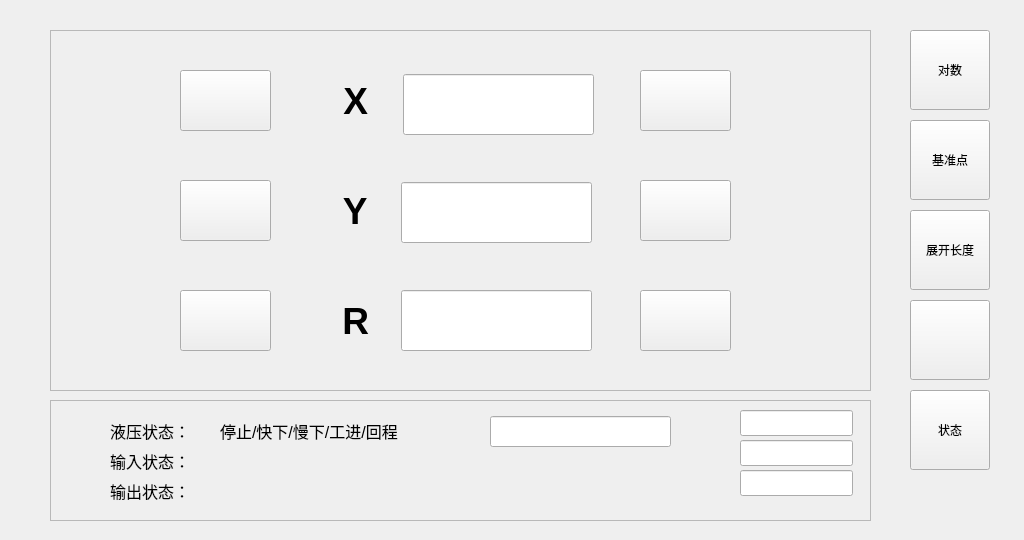
<?xml version="1.0" encoding="UTF-8"?>
<ui version="4.0">
 <class>Manual</class>
 <widget class="QWidget" name="Manual">
  <property name="geometry">
   <rect>
    <x>0</x>
    <y>0</y>
    <width>1024</width>
    <height>540</height>
   </rect>
  </property>
  <property name="cursor">
   <cursorShape>ArrowCursor</cursorShape>
  </property>
  <property name="windowTitle">
   <string>Form</string>
  </property>
  <widget class="QToolButton" name="toolButton_Length">
   <property name="geometry">
    <rect>
     <x>910</x>
     <y>210</y>
     <width>80</width>
     <height>80</height>
    </rect>
   </property>
   <property name="text">
    <string>展开长度</string>
   </property>
  </widget>
  <widget class="QPushButton" name="pushButton_B6_7">
   <property name="geometry">
    <rect>
     <x>910</x>
     <y>390</y>
     <width>80</width>
     <height>80</height>
    </rect>
   </property>
   <property name="text">
    <string>状态</string>
   </property>
  </widget>
  <widget class="QPushButton" name="pushButton_Adjust">
   <property name="geometry">
    <rect>
     <x>910</x>
     <y>30</y>
     <width>80</width>
     <height>80</height>
    </rect>
   </property>
   <property name="text">
    <string>对数</string>
   </property>
  </widget>
  <widget class="QToolButton" name="toolButton_YReferencePoint">
   <property name="geometry">
    <rect>
     <x>910</x>
     <y>120</y>
     <width>80</width>
     <height>80</height>
    </rect>
   </property>
   <property name="text">
    <string>基准点</string>
   </property>
  </widget>
  <widget class="QPushButton" name="pushButton_B6_6">
   <property name="geometry">
    <rect>
     <x>910</x>
     <y>300</y>
     <width>80</width>
     <height>80</height>
    </rect>
   </property>
   <property name="text">
    <string/>
   </property>
  </widget>
  <widget class="QFrame" name="frame">
   <property name="geometry">
    <rect>
     <x>50</x>
     <y>30</y>
     <width>821</width>
     <height>361</height>
    </rect>
   </property>
   <property name="frameShape">
    <enum>QFrame::StyledPanel</enum>
   </property>
   <property name="frameShadow">
    <enum>QFrame::Raised</enum>
   </property>
   <widget class="QPushButton" name="pushButton_M_XForWard">
    <property name="geometry">
     <rect>
      <x>590</x>
      <y>40</y>
      <width>91</width>
      <height>61</height>
     </rect>
    </property>
    <property name="text">
     <string/>
    </property>
    <property name="icon">
     <iconset resource="A66-appsrc.qrc">
      <normaloff>:/ico/ICO/P1-ADD.png</normaloff>:/ico/ICO/P1-ADD.png</iconset>
    </property>
    <property name="iconSize">
     <size>
      <width>56</width>
      <height>56</height>
     </size>
    </property>
   </widget>
   <widget class="QPushButton" name="pushButton_M_YBack">
    <property name="geometry">
     <rect>
      <x>130</x>
      <y>150</y>
      <width>91</width>
      <height>61</height>
     </rect>
    </property>
    <property name="text">
     <string/>
    </property>
    <property name="icon">
     <iconset resource="A66-appsrc.qrc">
      <normaloff>:/ico/ICO/P1-DEC.png</normaloff>:/ico/ICO/P1-DEC.png</iconset>
    </property>
    <property name="iconSize">
     <size>
      <width>56</width>
      <height>56</height>
     </size>
    </property>
   </widget>
   <widget class="QToolButton" name="toolButton_R">
    <property name="geometry">
     <rect>
      <x>250</x>
      <y>270</y>
      <width>101</width>
      <height>41</height>
     </rect>
    </property>
    <property name="font">
     <font>
      <pointsize>28</pointsize>
      <weight>75</weight>
      <bold>true</bold>
     </font>
    </property>
    <property name="text">
     <string> R</string>
    </property>
    <property name="icon">
     <iconset resource="A66-appsrc.qrc">
      <normaloff>:/ico/ICO/P1-START.png</normaloff>:/ico/ICO/P1-START.png</iconset>
    </property>
    <property name="iconSize">
     <size>
      <width>30</width>
      <height>30</height>
     </size>
    </property>
    <property name="toolButtonStyle">
     <enum>Qt::ToolButtonTextBesideIcon</enum>
    </property>
    <property name="autoRaise">
     <bool>true</bool>
    </property>
   </widget>
   <widget class="QPushButton" name="pushButton_M_RForWard">
    <property name="geometry">
     <rect>
      <x>590</x>
      <y>260</y>
      <width>91</width>
      <height>61</height>
     </rect>
    </property>
    <property name="text">
     <string/>
    </property>
    <property name="icon">
     <iconset resource="A66-appsrc.qrc">
      <normaloff>:/ico/ICO/P1-ADD.png</normaloff>:/ico/ICO/P1-ADD.png</iconset>
    </property>
    <property name="iconSize">
     <size>
      <width>56</width>
      <height>56</height>
     </size>
    </property>
   </widget>
   <widget class="QToolButton" name="toolButton_X">
    <property name="geometry">
     <rect>
      <x>250</x>
      <y>50</y>
      <width>101</width>
      <height>41</height>
     </rect>
    </property>
    <property name="font">
     <font>
      <pointsize>28</pointsize>
      <weight>75</weight>
      <bold>true</bold>
     </font>
    </property>
    <property name="text">
     <string> X</string>
    </property>
    <property name="icon">
     <iconset resource="A66-appsrc.qrc">
      <normaloff>:/ico/ICO/P1-START.png</normaloff>:/ico/ICO/P1-START.png</iconset>
    </property>
    <property name="iconSize">
     <size>
      <width>30</width>
      <height>30</height>
     </size>
    </property>
    <property name="toolButtonStyle">
     <enum>Qt::ToolButtonTextBesideIcon</enum>
    </property>
    <property name="autoRaise">
     <bool>true</bool>
    </property>
   </widget>
   <widget class="QToolButton" name="toolButton_Y">
    <property name="geometry">
     <rect>
      <x>250</x>
      <y>160</y>
      <width>101</width>
      <height>41</height>
     </rect>
    </property>
    <property name="font">
     <font>
      <pointsize>28</pointsize>
      <weight>75</weight>
      <bold>true</bold>
     </font>
    </property>
    <property name="text">
     <string> Y</string>
    </property>
    <property name="icon">
     <iconset resource="A66-appsrc.qrc">
      <normaloff>:/ico/ICO/P1-START.png</normaloff>:/ico/ICO/P1-START.png</iconset>
    </property>
    <property name="iconSize">
     <size>
      <width>30</width>
      <height>30</height>
     </size>
    </property>
    <property name="toolButtonStyle">
     <enum>Qt::ToolButtonTextBesideIcon</enum>
    </property>
    <property name="autoRaise">
     <bool>true</bool>
    </property>
   </widget>
   <widget class="QPushButton" name="pushButton_M_RBack">
    <property name="geometry">
     <rect>
      <x>130</x>
      <y>260</y>
      <width>91</width>
      <height>61</height>
     </rect>
    </property>
    <property name="text">
     <string/>
    </property>
    <property name="icon">
     <iconset resource="A66-appsrc.qrc">
      <normaloff>:/ico/ICO/P1-DEC.png</normaloff>:/ico/ICO/P1-DEC.png</iconset>
    </property>
    <property name="iconSize">
     <size>
      <width>56</width>
      <height>56</height>
     </size>
    </property>
   </widget>
   <widget class="QPushButton" name="pushButton_M_XBack">
    <property name="geometry">
     <rect>
      <x>130</x>
      <y>40</y>
      <width>91</width>
      <height>61</height>
     </rect>
    </property>
    <property name="text">
     <string/>
    </property>
    <property name="icon">
     <iconset resource="A66-appsrc.qrc">
      <normaloff>:/ico/ICO/P1-DEC.png</normaloff>:/ico/ICO/P1-DEC.png</iconset>
    </property>
    <property name="iconSize">
     <size>
      <width>56</width>
      <height>56</height>
     </size>
    </property>
   </widget>
   <widget class="QLineEdit" name="lineEdit_ManualR">
    <property name="geometry">
     <rect>
      <x>351</x>
      <y>260</y>
      <width>191</width>
      <height>61</height>
     </rect>
    </property>
    <property name="font">
     <font>
      <pointsize>18</pointsize>
     </font>
    </property>
    <property name="text">
     <string/>
    </property>
    <property name="dragEnabled">
     <bool>false</bool>
    </property>
    <property name="readOnly">
     <bool>true</bool>
    </property>
    <property name="cursorMoveStyle">
     <enum>Qt::LogicalMoveStyle</enum>
    </property>
   </widget>
   <widget class="QPushButton" name="pushButton_M_YForWard">
    <property name="geometry">
     <rect>
      <x>590</x>
      <y>150</y>
      <width>91</width>
      <height>61</height>
     </rect>
    </property>
    <property name="text">
     <string/>
    </property>
    <property name="icon">
     <iconset resource="A66-appsrc.qrc">
      <normaloff>:/ico/ICO/P1-ADD.png</normaloff>:/ico/ICO/P1-ADD.png</iconset>
    </property>
    <property name="iconSize">
     <size>
      <width>56</width>
      <height>56</height>
     </size>
    </property>
   </widget>
   <widget class="QLabel" name="label_Y">
    <property name="geometry">
     <rect>
      <x>60</x>
      <y>170</y>
      <width>51</width>
      <height>31</height>
     </rect>
    </property>
    <property name="text">
     <string/>
    </property>
   </widget>
   <widget class="QLabel" name="label_X">
    <property name="geometry">
     <rect>
      <x>60</x>
      <y>60</y>
      <width>51</width>
      <height>30</height>
     </rect>
    </property>
    <property name="text">
     <string/>
    </property>
   </widget>
   <widget class="QLineEdit" name="lineEdit_ManualX">
    <property name="geometry">
     <rect>
      <x>353</x>
      <y>44</y>
      <width>191</width>
      <height>61</height>
     </rect>
    </property>
    <property name="font">
     <font>
      <pointsize>18</pointsize>
     </font>
    </property>
    <property name="text">
     <string/>
    </property>
    <property name="dragEnabled">
     <bool>false</bool>
    </property>
    <property name="readOnly">
     <bool>true</bool>
    </property>
    <property name="cursorMoveStyle">
     <enum>Qt::LogicalMoveStyle</enum>
    </property>
   </widget>
   <widget class="QLineEdit" name="lineEdit_ManualY">
    <property name="geometry">
     <rect>
      <x>351</x>
      <y>152</y>
      <width>191</width>
      <height>61</height>
     </rect>
    </property>
    <property name="font">
     <font>
      <pointsize>18</pointsize>
     </font>
    </property>
    <property name="text">
     <string/>
    </property>
    <property name="dragEnabled">
     <bool>false</bool>
    </property>
    <property name="readOnly">
     <bool>true</bool>
    </property>
    <property name="cursorMoveStyle">
     <enum>Qt::LogicalMoveStyle</enum>
    </property>
   </widget>
  </widget>
  <widget class="QFrame" name="frame_State">
   <property name="geometry">
    <rect>
     <x>50</x>
     <y>400</y>
     <width>821</width>
     <height>121</height>
    </rect>
   </property>
   <property name="frameShape">
    <enum>QFrame::StyledPanel</enum>
   </property>
   <property name="frameShadow">
    <enum>QFrame::Sunken</enum>
   </property>
   <widget class="QLabel" name="label">
    <property name="geometry">
     <rect>
      <x>60</x>
      <y>20</y>
      <width>101</width>
      <height>21</height>
     </rect>
    </property>
    <property name="font">
     <font>
      <pointsize>12</pointsize>
     </font>
    </property>
    <property name="text">
     <string>液压状态：</string>
    </property>
   </widget>
   <widget class="QLabel" name="label_2">
    <property name="geometry">
     <rect>
      <x>60</x>
      <y>50</y>
      <width>101</width>
      <height>21</height>
     </rect>
    </property>
    <property name="font">
     <font>
      <pointsize>12</pointsize>
     </font>
    </property>
    <property name="text">
     <string>输入状态：</string>
    </property>
   </widget>
   <widget class="QLabel" name="label_3">
    <property name="geometry">
     <rect>
      <x>60</x>
      <y>80</y>
      <width>101</width>
      <height>21</height>
     </rect>
    </property>
    <property name="font">
     <font>
      <pointsize>12</pointsize>
     </font>
    </property>
    <property name="text">
     <string>输出状态：</string>
    </property>
   </widget>
   <widget class="QLabel" name="label_OUT1">
    <property name="geometry">
     <rect>
      <x>170</x>
      <y>80</y>
      <width>21</width>
      <height>21</height>
     </rect>
    </property>
    <property name="text">
     <string/>
    </property>
    <property name="pixmap">
     <pixmap resource="A66-appsrc.qrc">:/ico/ICO/P1-LAMP.png</pixmap>
    </property>
    <property name="scaledContents">
     <bool>true</bool>
    </property>
   </widget>
   <widget class="QLabel" name="label_OUT2">
    <property name="geometry">
     <rect>
      <x>200</x>
      <y>80</y>
      <width>21</width>
      <height>21</height>
     </rect>
    </property>
    <property name="text">
     <string/>
    </property>
    <property name="pixmap">
     <pixmap resource="A66-appsrc.qrc">:/ico/ICO/P1-LAMP.png</pixmap>
    </property>
    <property name="scaledContents">
     <bool>true</bool>
    </property>
   </widget>
   <widget class="QLabel" name="label_OUT3">
    <property name="geometry">
     <rect>
      <x>230</x>
      <y>80</y>
      <width>21</width>
      <height>21</height>
     </rect>
    </property>
    <property name="text">
     <string/>
    </property>
    <property name="pixmap">
     <pixmap resource="A66-appsrc.qrc">:/ico/ICO/P1-LAMP.png</pixmap>
    </property>
    <property name="scaledContents">
     <bool>true</bool>
    </property>
   </widget>
   <widget class="QLabel" name="label_OUT4">
    <property name="geometry">
     <rect>
      <x>260</x>
      <y>80</y>
      <width>21</width>
      <height>21</height>
     </rect>
    </property>
    <property name="text">
     <string/>
    </property>
    <property name="pixmap">
     <pixmap resource="A66-appsrc.qrc">:/ico/ICO/P1-LAMP.png</pixmap>
    </property>
    <property name="scaledContents">
     <bool>true</bool>
    </property>
   </widget>
   <widget class="QLabel" name="label_OUT8">
    <property name="geometry">
     <rect>
      <x>380</x>
      <y>80</y>
      <width>21</width>
      <height>21</height>
     </rect>
    </property>
    <property name="text">
     <string/>
    </property>
    <property name="pixmap">
     <pixmap resource="A66-appsrc.qrc">:/ico/ICO/P1-LAMP.png</pixmap>
    </property>
    <property name="scaledContents">
     <bool>true</bool>
    </property>
   </widget>
   <widget class="QLabel" name="label_OUT5">
    <property name="geometry">
     <rect>
      <x>290</x>
      <y>80</y>
      <width>21</width>
      <height>21</height>
     </rect>
    </property>
    <property name="text">
     <string/>
    </property>
    <property name="pixmap">
     <pixmap resource="A66-appsrc.qrc">:/ico/ICO/P1-LAMP.png</pixmap>
    </property>
    <property name="scaledContents">
     <bool>true</bool>
    </property>
   </widget>
   <widget class="QLabel" name="label_OUT6">
    <property name="geometry">
     <rect>
      <x>320</x>
      <y>80</y>
      <width>21</width>
      <height>21</height>
     </rect>
    </property>
    <property name="text">
     <string/>
    </property>
    <property name="pixmap">
     <pixmap resource="A66-appsrc.qrc">:/ico/ICO/P1-LAMP.png</pixmap>
    </property>
    <property name="scaledContents">
     <bool>true</bool>
    </property>
   </widget>
   <widget class="QLabel" name="label_OUT7">
    <property name="geometry">
     <rect>
      <x>350</x>
      <y>80</y>
      <width>21</width>
      <height>21</height>
     </rect>
    </property>
    <property name="text">
     <string/>
    </property>
    <property name="pixmap">
     <pixmap resource="A66-appsrc.qrc">:/ico/ICO/P1-LAMP.png</pixmap>
    </property>
    <property name="scaledContents">
     <bool>true</bool>
    </property>
   </widget>
   <widget class="QLabel" name="label_13">
    <property name="geometry">
     <rect>
      <x>620</x>
      <y>80</y>
      <width>21</width>
      <height>21</height>
     </rect>
    </property>
    <property name="text">
     <string/>
    </property>
    <property name="pixmap">
     <pixmap resource="A66-appsrc.qrc">:/ico/ICO/P1-LAMP.png</pixmap>
    </property>
    <property name="scaledContents">
     <bool>true</bool>
    </property>
   </widget>
   <widget class="QLabel" name="label_14">
    <property name="geometry">
     <rect>
      <x>530</x>
      <y>80</y>
      <width>21</width>
      <height>21</height>
     </rect>
    </property>
    <property name="text">
     <string/>
    </property>
    <property name="pixmap">
     <pixmap resource="A66-appsrc.qrc">:/ico/ICO/P1-LAMP.png</pixmap>
    </property>
    <property name="scaledContents">
     <bool>true</bool>
    </property>
   </widget>
   <widget class="QLabel" name="label_15">
    <property name="geometry">
     <rect>
      <x>590</x>
      <y>80</y>
      <width>21</width>
      <height>21</height>
     </rect>
    </property>
    <property name="text">
     <string/>
    </property>
    <property name="pixmap">
     <pixmap resource="A66-appsrc.qrc">:/ico/ICO/P1-LAMP.png</pixmap>
    </property>
    <property name="scaledContents">
     <bool>true</bool>
    </property>
   </widget>
   <widget class="QLabel" name="label_16">
    <property name="geometry">
     <rect>
      <x>440</x>
      <y>80</y>
      <width>21</width>
      <height>21</height>
     </rect>
    </property>
    <property name="text">
     <string/>
    </property>
    <property name="pixmap">
     <pixmap resource="A66-appsrc.qrc">:/ico/ICO/P1-LAMP.png</pixmap>
    </property>
    <property name="scaledContents">
     <bool>true</bool>
    </property>
   </widget>
   <widget class="QLabel" name="label_17">
    <property name="geometry">
     <rect>
      <x>470</x>
      <y>80</y>
      <width>21</width>
      <height>21</height>
     </rect>
    </property>
    <property name="text">
     <string/>
    </property>
    <property name="pixmap">
     <pixmap resource="A66-appsrc.qrc">:/ico/ICO/P1-LAMP.png</pixmap>
    </property>
    <property name="scaledContents">
     <bool>true</bool>
    </property>
   </widget>
   <widget class="QLabel" name="label_18">
    <property name="geometry">
     <rect>
      <x>650</x>
      <y>80</y>
      <width>21</width>
      <height>21</height>
     </rect>
    </property>
    <property name="text">
     <string/>
    </property>
    <property name="pixmap">
     <pixmap resource="A66-appsrc.qrc">:/ico/ICO/P1-LAMP.png</pixmap>
    </property>
    <property name="scaledContents">
     <bool>true</bool>
    </property>
   </widget>
   <widget class="QLabel" name="label_19">
    <property name="geometry">
     <rect>
      <x>560</x>
      <y>80</y>
      <width>21</width>
      <height>21</height>
     </rect>
    </property>
    <property name="text">
     <string/>
    </property>
    <property name="pixmap">
     <pixmap resource="A66-appsrc.qrc">:/ico/ICO/P1-LAMP.png</pixmap>
    </property>
    <property name="scaledContents">
     <bool>true</bool>
    </property>
   </widget>
   <widget class="QLabel" name="label_20">
    <property name="geometry">
     <rect>
      <x>500</x>
      <y>80</y>
      <width>21</width>
      <height>21</height>
     </rect>
    </property>
    <property name="text">
     <string/>
    </property>
    <property name="pixmap">
     <pixmap resource="A66-appsrc.qrc">:/ico/ICO/P1-LAMP.png</pixmap>
    </property>
    <property name="scaledContents">
     <bool>true</bool>
    </property>
   </widget>
   <widget class="QLabel" name="label_IN4">
    <property name="geometry">
     <rect>
      <x>260</x>
      <y>50</y>
      <width>21</width>
      <height>21</height>
     </rect>
    </property>
    <property name="text">
     <string/>
    </property>
    <property name="pixmap">
     <pixmap resource="A66-appsrc.qrc">:/ico/ICO/P1-LAMP.png</pixmap>
    </property>
    <property name="scaledContents">
     <bool>true</bool>
    </property>
   </widget>
   <widget class="QLabel" name="label_IN7">
    <property name="geometry">
     <rect>
      <x>350</x>
      <y>50</y>
      <width>21</width>
      <height>21</height>
     </rect>
    </property>
    <property name="text">
     <string/>
    </property>
    <property name="pixmap">
     <pixmap resource="A66-appsrc.qrc">:/ico/ICO/P1-LAMP.png</pixmap>
    </property>
    <property name="scaledContents">
     <bool>true</bool>
    </property>
   </widget>
   <widget class="QLabel" name="label_23">
    <property name="geometry">
     <rect>
      <x>440</x>
      <y>50</y>
      <width>21</width>
      <height>21</height>
     </rect>
    </property>
    <property name="text">
     <string/>
    </property>
    <property name="pixmap">
     <pixmap resource="A66-appsrc.qrc">:/ico/ICO/P1-LAMP.png</pixmap>
    </property>
    <property name="scaledContents">
     <bool>true</bool>
    </property>
   </widget>
   <widget class="QLabel" name="label_IN6">
    <property name="geometry">
     <rect>
      <x>320</x>
      <y>50</y>
      <width>21</width>
      <height>21</height>
     </rect>
    </property>
    <property name="text">
     <string/>
    </property>
    <property name="pixmap">
     <pixmap resource="A66-appsrc.qrc">:/ico/ICO/P1-LAMP.png</pixmap>
    </property>
    <property name="scaledContents">
     <bool>true</bool>
    </property>
   </widget>
   <widget class="QLabel" name="label_IN1">
    <property name="geometry">
     <rect>
      <x>170</x>
      <y>50</y>
      <width>21</width>
      <height>21</height>
     </rect>
    </property>
    <property name="text">
     <string/>
    </property>
    <property name="pixmap">
     <pixmap resource="A66-appsrc.qrc">:/ico/ICO/P1-LAMP.png</pixmap>
    </property>
    <property name="scaledContents">
     <bool>true</bool>
    </property>
   </widget>
   <widget class="QLabel" name="label_26">
    <property name="geometry">
     <rect>
      <x>560</x>
      <y>50</y>
      <width>21</width>
      <height>21</height>
     </rect>
    </property>
    <property name="text">
     <string/>
    </property>
    <property name="pixmap">
     <pixmap resource="A66-appsrc.qrc">:/ico/ICO/P1-LAMP.png</pixmap>
    </property>
    <property name="scaledContents">
     <bool>true</bool>
    </property>
   </widget>
   <widget class="QLabel" name="label_IN2">
    <property name="geometry">
     <rect>
      <x>200</x>
      <y>50</y>
      <width>21</width>
      <height>21</height>
     </rect>
    </property>
    <property name="text">
     <string/>
    </property>
    <property name="pixmap">
     <pixmap resource="A66-appsrc.qrc">:/ico/ICO/P1-LAMP.png</pixmap>
    </property>
    <property name="scaledContents">
     <bool>true</bool>
    </property>
   </widget>
   <widget class="QLabel" name="label_28">
    <property name="geometry">
     <rect>
      <x>470</x>
      <y>50</y>
      <width>21</width>
      <height>21</height>
     </rect>
    </property>
    <property name="text">
     <string/>
    </property>
    <property name="pixmap">
     <pixmap resource="A66-appsrc.qrc">:/ico/ICO/P1-LAMP.png</pixmap>
    </property>
    <property name="scaledContents">
     <bool>true</bool>
    </property>
   </widget>
   <widget class="QLabel" name="label_29">
    <property name="geometry">
     <rect>
      <x>590</x>
      <y>50</y>
      <width>21</width>
      <height>21</height>
     </rect>
    </property>
    <property name="text">
     <string/>
    </property>
    <property name="pixmap">
     <pixmap resource="A66-appsrc.qrc">:/ico/ICO/P1-LAMP.png</pixmap>
    </property>
    <property name="scaledContents">
     <bool>true</bool>
    </property>
   </widget>
   <widget class="QLabel" name="label_30">
    <property name="geometry">
     <rect>
      <x>620</x>
      <y>50</y>
      <width>21</width>
      <height>21</height>
     </rect>
    </property>
    <property name="text">
     <string/>
    </property>
    <property name="pixmap">
     <pixmap resource="A66-appsrc.qrc">:/ico/ICO/P1-LAMP.png</pixmap>
    </property>
    <property name="scaledContents">
     <bool>true</bool>
    </property>
   </widget>
   <widget class="QLabel" name="label_IN8">
    <property name="geometry">
     <rect>
      <x>380</x>
      <y>50</y>
      <width>21</width>
      <height>21</height>
     </rect>
    </property>
    <property name="text">
     <string/>
    </property>
    <property name="pixmap">
     <pixmap resource="A66-appsrc.qrc">:/ico/ICO/P1-LAMP.png</pixmap>
    </property>
    <property name="scaledContents">
     <bool>true</bool>
    </property>
   </widget>
   <widget class="QLabel" name="label_32">
    <property name="geometry">
     <rect>
      <x>500</x>
      <y>50</y>
      <width>21</width>
      <height>21</height>
     </rect>
    </property>
    <property name="text">
     <string/>
    </property>
    <property name="pixmap">
     <pixmap resource="A66-appsrc.qrc">:/ico/ICO/P1-LAMP.png</pixmap>
    </property>
    <property name="scaledContents">
     <bool>true</bool>
    </property>
   </widget>
   <widget class="QLabel" name="label_33">
    <property name="geometry">
     <rect>
      <x>650</x>
      <y>50</y>
      <width>21</width>
      <height>21</height>
     </rect>
    </property>
    <property name="text">
     <string/>
    </property>
    <property name="pixmap">
     <pixmap resource="A66-appsrc.qrc">:/ico/ICO/P1-LAMP.png</pixmap>
    </property>
    <property name="scaledContents">
     <bool>true</bool>
    </property>
   </widget>
   <widget class="QLabel" name="label_IN5">
    <property name="geometry">
     <rect>
      <x>290</x>
      <y>50</y>
      <width>21</width>
      <height>21</height>
     </rect>
    </property>
    <property name="text">
     <string/>
    </property>
    <property name="pixmap">
     <pixmap resource="A66-appsrc.qrc">:/ico/ICO/P1-LAMP.png</pixmap>
    </property>
    <property name="scaledContents">
     <bool>true</bool>
    </property>
   </widget>
   <widget class="QLabel" name="label_35">
    <property name="geometry">
     <rect>
      <x>530</x>
      <y>50</y>
      <width>21</width>
      <height>21</height>
     </rect>
    </property>
    <property name="text">
     <string/>
    </property>
    <property name="pixmap">
     <pixmap resource="A66-appsrc.qrc">:/ico/ICO/P1-LAMP.png</pixmap>
    </property>
    <property name="scaledContents">
     <bool>true</bool>
    </property>
   </widget>
   <widget class="QLabel" name="label_IN3">
    <property name="geometry">
     <rect>
      <x>230</x>
      <y>50</y>
      <width>21</width>
      <height>21</height>
     </rect>
    </property>
    <property name="text">
     <string/>
    </property>
    <property name="pixmap">
     <pixmap resource="A66-appsrc.qrc">:/ico/ICO/P1-LAMP.png</pixmap>
    </property>
    <property name="scaledContents">
     <bool>true</bool>
    </property>
   </widget>
   <widget class="QLabel" name="label_37">
    <property name="geometry">
     <rect>
      <x>170</x>
      <y>20</y>
      <width>231</width>
      <height>21</height>
     </rect>
    </property>
    <property name="font">
     <font>
      <pointsize>12</pointsize>
     </font>
    </property>
    <property name="text">
     <string>停止/快下/慢下/工进/回程</string>
    </property>
   </widget>
   <widget class="QLineEdit" name="lineEdit_RunState">
    <property name="geometry">
     <rect>
      <x>440</x>
      <y>16</y>
      <width>181</width>
      <height>31</height>
     </rect>
    </property>
    <property name="text">
     <string/>
    </property>
    <property name="readOnly">
     <bool>true</bool>
    </property>
   </widget>
   <widget class="QLineEdit" name="lineEdit_error1">
    <property name="geometry">
     <rect>
      <x>690</x>
      <y>10</y>
      <width>113</width>
      <height>26</height>
     </rect>
    </property>
   </widget>
   <widget class="QLineEdit" name="lineEdit_error2">
    <property name="geometry">
     <rect>
      <x>690</x>
      <y>40</y>
      <width>113</width>
      <height>26</height>
     </rect>
    </property>
   </widget>
   <widget class="QLineEdit" name="lineEdit_error3">
    <property name="geometry">
     <rect>
      <x>690</x>
      <y>70</y>
      <width>113</width>
      <height>26</height>
     </rect>
    </property>
   </widget>
  </widget>
 </widget>
 <resources>
  <include location="A66-appsrc.qrc"/>
 </resources>
 <connections/>
</ui>
